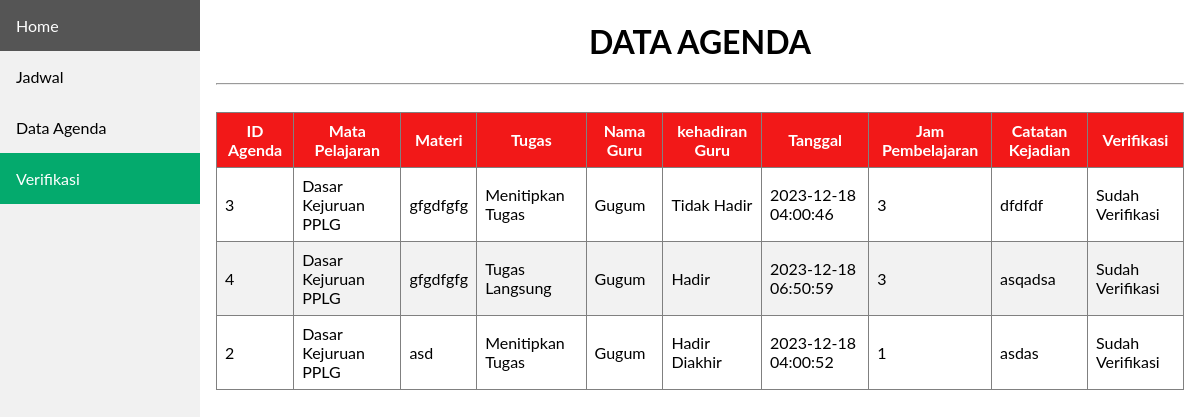
The app's page /verifikasi.php?id=198111032008011005 with its own data.
### tables this page shows
CREATE TABLE `tb_agenda` (
  `id_agenda` int(11) NOT NULL,
  `tgl` timestamp NOT NULL DEFAULT current_timestamp() ON UPDATE current_timestamp(),
  `jam_ke` int(11) NOT NULL,
  `nip` varchar(18) NOT NULL,
  `id_kelas` varchar(6) NOT NULL,
  `id_mapel` varchar(6) NOT NULL,
  `tugas` enum('Tugas Langsung','Menitipkan Tugas','Tidak Ada Tugas') NOT NULL,
  `materi` varchar(200) NOT NULL,
  `evaluasi` varchar(200) NOT NULL,
  `kehadiran` enum('Hadir','Tidak Hadir','Hadir Diakhir') NOT NULL,
  `verifikasi` varchar(50) NOT NULL
);

CREATE TABLE `tb_mapel` (
  `id_mapel` varchar(6) NOT NULL,
  `nama_mapel` varchar(70) NOT NULL
);

CREATE TABLE `tb_guru` (
  `nip` varchar(18) NOT NULL,
  `id_mapel` varchar(6) NOT NULL,
  `nama_guru` varchar(100) NOT NULL,
  `password` varchar(100) NOT NULL,
  `role` int(11) NOT NULL
);

### verifikasi.php (the view, shortened to what this page needs)
<?php
    include 'koneksi.php';
    $nip = $_GET['id'];
    $sql = "SELECT tb_agenda.id_agenda, tb_mapel.nama_mapel, tb_agenda.materi, tb_agenda.tugas, tb_guru.nama_guru, tb_agenda.kehadiran,
            tb_agenda.tgl, tb_agenda.jam_ke, tb_agenda.evaluasi, tb_agenda.nip, tb_agenda.verifikasi FROM tb_agenda INNER JOIN tb_mapel ON tb_agenda.id_mapel = tb_mapel.id_mapel
            INNER JOIN tb_guru ON tb_agenda.nip = tb_guru.nip WHERE tb_agenda.nip='$nip'";
    $level = mysqli_query($Conn, $sql);
?>
<!DOCTYPE html>
<html>
<head>
    <link rel="stylesheet" href="navbar.css">
<body>
    <header>
        <div class="sidebar">
            <a href="beranda2.php?id=<?= $nip ?>">Home</a>
            <a href="data_agenda_guru.php?id=<?= $nip ?>">Jadwal</a>
            <a href="tampil_agenda_guru.php?id=<?= $nip ?>">Data Agenda</a>
            <a class="active" href="verifikasi.php?id=<?= $nip ?>">Verifikasi</a>
        </div>
    </header>
    <div class="content">
    <center>
<h1>DATA AGENDA</h1><hr>
<br>
<center>
<table border="1" cellspacing="0" cellpadding = "10px">
    <thead>
        <tr>
            <th>ID Agenda</th>
            <th>Mata Pelajaran</th>
            <th>Materi</th>
            <th>Tugas </th>
            <th>Nama Guru</th>
            <th>kehadiran Guru</th>
            <th>Tanggal </th>
            <th>Jam Pembelajaran </th>
            <th>Catatan Kejadian </th>
            <th>Verifikasi</th>
        </tr>
    </thead>
    <tbody>
    <?php foreach ($level as $row) : ?>
            <tr>
                <td><?= $row["id_agenda"];?></td>
                <td><?= $row["nama_mapel"];?></td>
                <td><?= $row["materi"];?></td>
                <td><?= $row["tugas"];?></td>
                <td><?= $row["nama_guru"];?></td>
                <td><?= $row["kehadiran"];?></td>
                <td><?= $row["tgl"];?></td>
                <td><?= $row["jam_ke"];?></td>
                <td><?= $row["evaluasi"];?></td>
                <?php
                    $status = $row['verifikasi'];
                    if($status == "Sudah Verifikasi"){ ?>
                        <td><?= $status;?></td>
                <?php
                    }else{ ?>
                        <td><a href="proses_verifikasi.php?id=<?= $row["id_agenda"]; ?>&nip=<?= $row["nip"];?>" style="text-decoration: none;"><button class="btn"><b>Verifikasi</b></button></a></td>
                <?php
                    }
                ?>
            </tr>
            <?php endforeach ;
            ?>
    </tbody>
</table>
    </center>
</div>

### navbar.css (style rules this page uses)
body { margin: 0; font-family: "Lato", sans-serif; }
.sidebar { margin: 0; padding: 0; width: 200px; background-color: #f1f1f1; position: fixed; height: 100%; overflow: auto; }
.sidebar a { display: block; color: black; padding: 16px; text-decoration: none; }
.sidebar a.active { background-color: #04AA6D; color: white; }
div.content { margin-left: 200px; padding: 1px 16px; height: 1000px; }

### verifikasi.php (style rules this page uses)
table { border-collapse: collapse; width: 100%; }
th, td { padding: 8px; }
tr:nth-child(even) { background-color: #f2f2f2 }
th { background-color: #F21818; color: white; text-align: center; }

### records on screen
tb_agenda: id_agenda "3", id_mapel.nama_mapel "Dasar Kejuruan PPLG", materi "gfgdfgfg", tugas "Menitipkan Tugas", nip.nama_guru "Gugum", kehadiran "Tidak Hadir", tgl "2023-12-18 04:00:46", jam_ke "3", evaluasi "dfdfdf", verifikasi "Sudah Verifikasi"
tb_agenda: id_agenda "4", id_mapel.nama_mapel "Dasar Kejuruan PPLG", materi "gfgdfgfg", tugas "Tugas Langsung", nip.nama_guru "Gugum", kehadiran "Hadir", tgl "2023-12-18 06:50:59", jam_ke "3", evaluasi "asqadsa", verifikasi "Sudah Verifikasi"
tb_agenda: id_agenda "2", id_mapel.nama_mapel "Dasar Kejuruan PPLG", materi "asd", tugas "Menitipkan Tugas", nip.nama_guru "Gugum", kehadiran "Hadir Diakhir", tgl "2023-12-18 04:00:52", jam_ke "1", evaluasi "asdas", verifikasi "Sudah Verifikasi"
